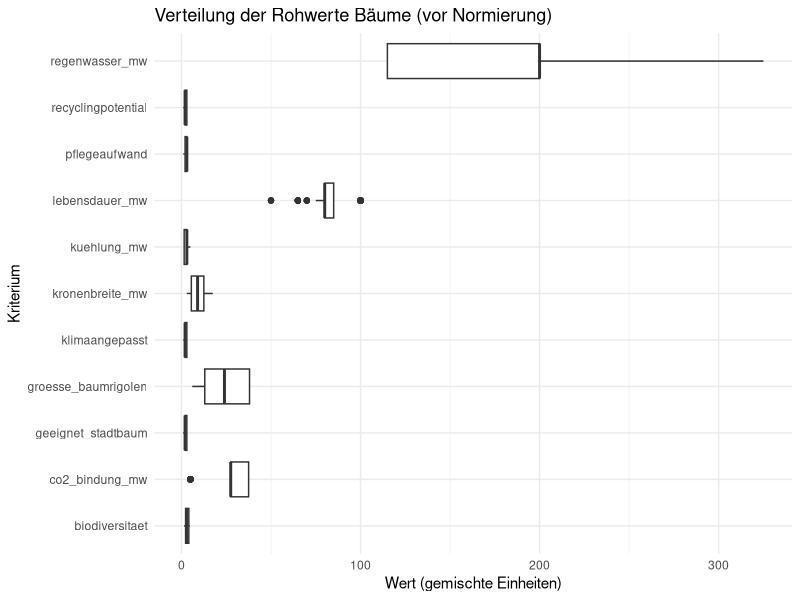
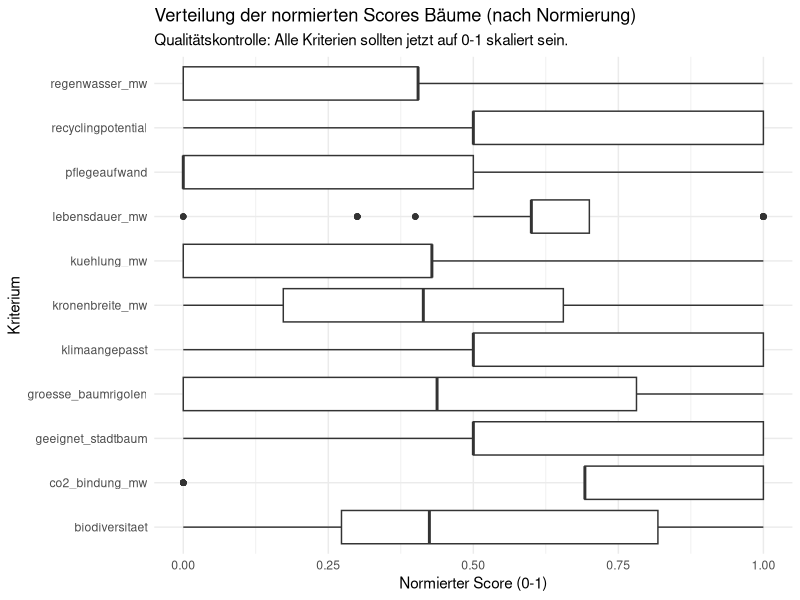
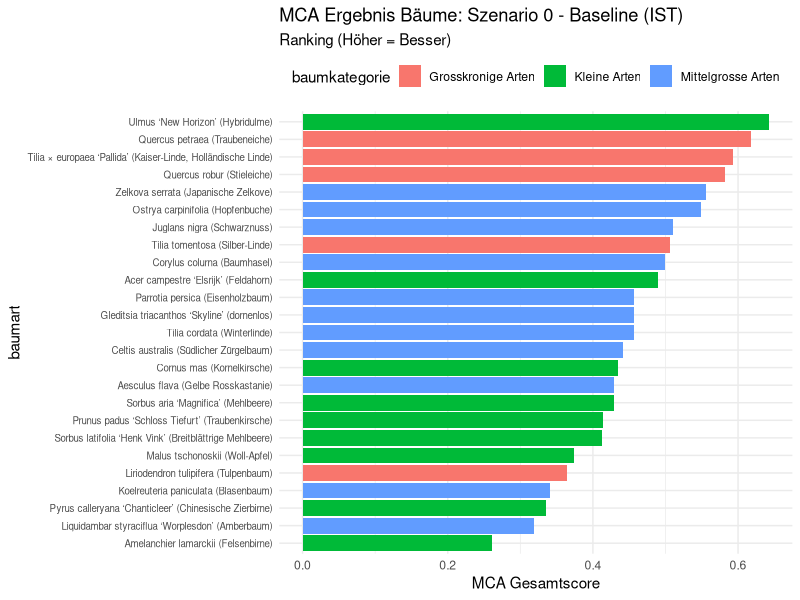
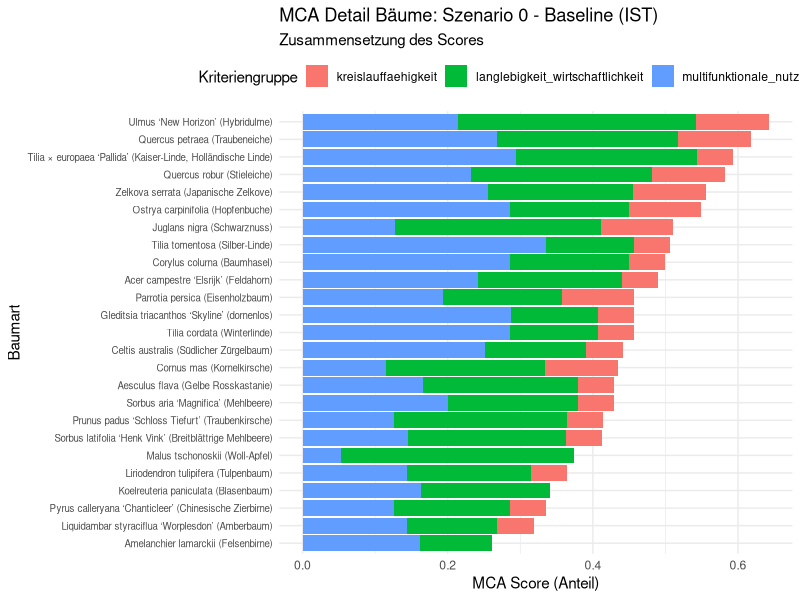
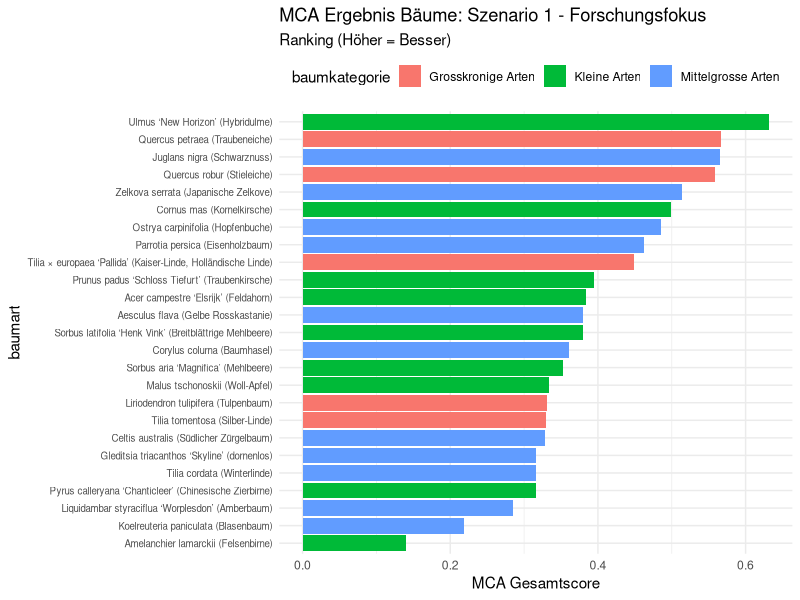
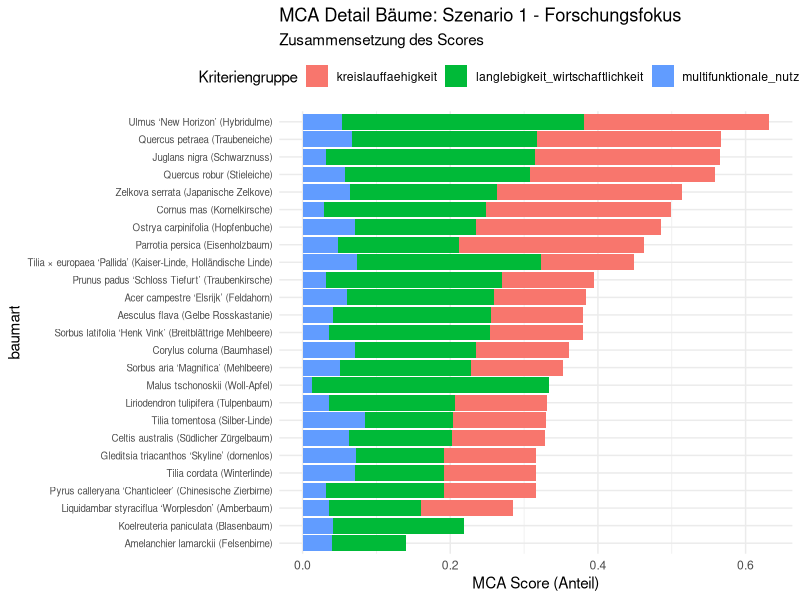
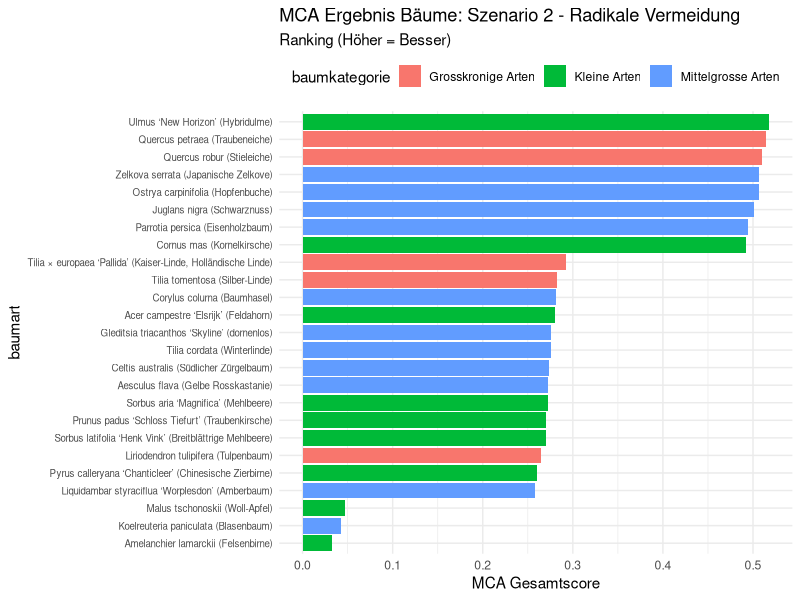
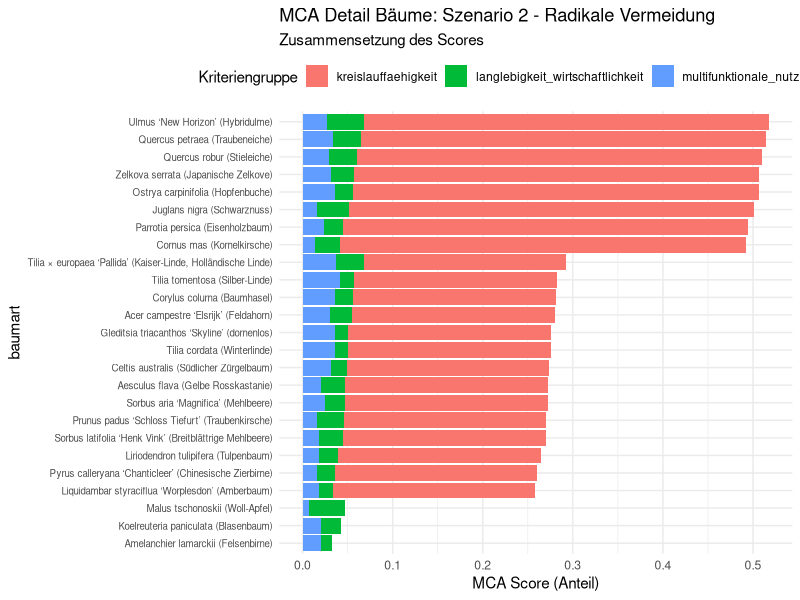

Recreate these plots in R, in order.
## ---- chunk 1
library(tidyverse)
library(readr)
library(ggplot2)
library(forcats)
library(tidytext)

# RAGG als Grafik-Gerät verwenden
options(quarto.graphics = "ragg")

## ---- chunk 2
# Liest die Rohdaten für die Bäume ein
df_baeume_raw <- read_delim(
  "01_data_input/Baeume_tidy.csv", delim = ";"
)

# Liest die Gewichtungen für alle vier Szenarien ein
weights_s0_raw <- read_delim(
  "01_data_input/Baeume_Gewichtung_Szenario0.csv",
  delim = ";"
)
weights_s1_raw <- read_delim(
  "01_data_input/Baeume_Gewichtung_Szenario1.csv",
  delim = ";"
)
weights_s2_raw <- read_delim(
  "01_data_input/Baeume_Gewichtung_Szenario2.csv",
  delim = ";"
)
weights_s3_raw <- read_delim(
  "01_data_input/Baeume_Gewichtung_Szenario3.csv",
  delim = ";"
)
## ---- chunk 3
# A. Bereinigung der Rohdaten (Baeume_tidy.csv)
# Wähle die relevanten Spalten aus
df_baeume <- df_baeume_raw %>%
  select(baumkategorie, baumart, lebensdauer_mw:recyclingpotential) 

# B. Bereinigung der Gewichtungen (ALLE SZENARIEN)
df_weights_s0 <- weights_s0_raw %>%
  mutate(szenario = "Szenario 0: Baseline (IST)")
df_weights_s1 <- weights_s1_raw %>%
  mutate(szenario = "Szenario 1: Forschungsfokus")
df_weights_s2 <- weights_s2_raw %>%
  mutate(szenario = "Szenario 2: Radikale Vermeidung")
df_weights_s3 <- weights_s3_raw %>%
  mutate(szenario = "Szenario 3: Radikaler Lebenszyklus")

# Zusammenführen zu einer Tabelle und Gesamtgewicht berechnen
df_weights <- bind_rows(df_weights_s0, df_weights_s1, df_weights_s2, df_weights_s3) %>%
  mutate(
    gewicht = group_weight * within_group_weight
  ) %>%
  rename(
    bewertungskategorie = criterion_id
  ) %>%
  select(szenario, bewertungskategorie, gewicht, group_id)

print("--- Finale Gewichtungs-Tabelle Bäume (df_weights) ---")
print(df_weights, n = 48) # 4 Szenarien * 12 Zeilen (11 Kriterien + 1 leere)



## ---- chunk 4
# 3.1 Wide-to-Long: Transformation der Rohdaten
df_baeume_long <- df_baeume %>%
  pivot_longer(
    # Nimmt alle Spalten von lebensdauer_mw bis recyclingpotential
    cols = c(lebensdauer_mw:recyclingpotential),
    # ------------------------------------
    names_to = "bewertungskategorie",
    values_to = "wert"
  )

# 3.2 JOIN: Verknüpfung mit Gewichtungstabelle
df_baeume_joined <- df_baeume_long %>%
  left_join(df_weights,
            by = "bewertungskategorie",
            relationship = "many-to-many"
  )
## ---- chunk 5
# Boxplot der Rohwerte für Bäume
plot_rohwerte_baeume <- ggplot(df_baeume_joined, aes(x = bewertungskategorie, y = wert)) +
  geom_boxplot() +
  coord_flip() +
  labs(
    title = "Verteilung der Rohwerte Bäume (vor Normierung)",
    x = "Kriterium",
    y = "Wert (gemischte Einheiten)"
  ) +
  theme_minimal()

print(plot_rohwerte_baeume)
ggsave("02_export/plots/check_01_rohwerte_verteilung_baeume.png", plot = plot_rohwerte_baeume, width = 10, height = 7)


## ---- chunk 6
# 5.1 Definieren: Welche Baum-Kriterien sind 'schlechter', wenn sie 'höher' sind?
kriterien_lower_is_better_baeume <- c(
  "pflegeaufwand",
  "groesse_baumrigolen"
)
# ----------------------------------

# 5.2 Min-Max-Skalierung (Normierung)

# 5.2a: Min/Max-Werte berechnen
df_baeume_with_minmax <- df_baeume_joined %>%
  filter(!is.na(wert)) %>%
  filter(!is.na(gewicht)) %>% # Ignoriert Kriterien ohne Gewicht (wie 'umweltbelastung')
  group_by(bewertungskategorie) %>%
  mutate(
    min_wert = min(wert, na.rm = TRUE),
    max_wert = max(wert, na.rm = TRUE)
  ) %>%
  ungroup()

# Überprüfung Min/Max
df_min_max_summary_baeume <- df_baeume_with_minmax %>%
  select(bewertungskategorie, min_wert, max_wert) %>%
  distinct()

print("--- Min/Max-Werte pro Baum-Kriterium ---")
print(df_min_max_summary_baeume)

# 5.2b: Skalierung auf 0-1 berechnen
df_baeume_normalized <- df_baeume_with_minmax %>%
  mutate(
    score_normiert = case_when(
      (max_wert - min_wert) == 0 ~ 1,
      !(bewertungskategorie %in% kriterien_lower_is_better_baeume) ~ (wert - min_wert) / (max_wert - min_wert),
      bewertungskategorie %in% kriterien_lower_is_better_baeume ~ 1 - ((wert - min_wert) / (max_wert - min_wert))
      )
    )
## ---- chunk 7
# Boxplot der normierten Scores für Bäume
plot_normiert_baeume <- ggplot(df_baeume_normalized, aes(x = bewertungskategorie, y = score_normiert)) +
  geom_boxplot() +
  coord_flip() +
  scale_y_continuous(limits = c(0, 1)) +
  labs(
    title = "Verteilung der normierten Scores Bäume (nach Normierung)",
    subtitle = "Qualitätskontrolle: Alle Kriterien sollten jetzt auf 0-1 skaliert sein.",
    x = "Kriterium",
    y = "Normierter Score (0-1)"
  ) +
  theme_minimal()

print(plot_normiert_baeume)
ggsave("02_export/plots/check_02_normierte_scores_baeume.png", plot = plot_normiert_baeume, width = 10, height = 7)

## ---- chunk 8
# 7.1 Berechnung des gewichteten Scores
df_mca_calculated_baeume <- df_baeume_normalized %>%
  mutate(
    MCA_score_kriterium = score_normiert * gewicht
  )

# 7.2 Aggregation pro Baum & Szenario
df_mca_total_baeume <- df_mca_calculated_baeume %>%
  group_by(szenario, baumkategorie, baumart) %>% # <-- Spaltennamen ggf. anpassen
  summarise(
    MCA_gesamtscore = sum(MCA_score_kriterium, na.rm = TRUE)
  ) %>%
  ungroup() %>%
  arrange(szenario, desc(MCA_gesamtscore))

print("--- MCA Gesamtergebnis Bäume (sortiert) ---")
print(df_mca_total_baeume, n = Inf) # n = Inf zeigt alle Zeilen

# ---
# 7.3 - Auswahl der Top 3 Bäume pro Szenario
# ---
N_BAEUME_AUSWAEHLEN <- 3

df_sieger_baeume <- df_mca_total_baeume %>%
  group_by(szenario) %>%
  slice_max(MCA_gesamtscore, n = N_BAEUME_AUSWAEHLEN) %>%
  ungroup() %>%
  arrange(szenario, desc(MCA_gesamtscore))

print(paste("--- Top", N_BAEUME_AUSWAEHLEN, "Bäume pro Szenario (für Artenvielfalt) ---"))
print(df_sieger_baeume, n = Inf)
# ----------------------------------------------------


## ---- chunk 9

#| label: fig-mca-plot-s0-lc
#| fig.width: 13
#| fig.height: 9
#| out.width: "95%"
#| dpi: 300

# --- Plot 1: Ranking ---
data_s0 <- df_mca_total_baeume %>% filter(szenario == "Szenario 0: Baseline (IST)")

plot_s0_rank <- ggplot(data_s0,
       aes(x = MCA_gesamtscore,
           y = fct_reorder(baumart, MCA_gesamtscore),
           fill = baumkategorie)) +
           # -------------------------------
  geom_col() +
  labs(
    title = "MCA Ergebnis Bäume: Szenario 0 - Baseline (IST)",
    subtitle = "Ranking (Höher = Besser)",
    x = "MCA Gesamtscore",
    y = "baumart",
    fill = "baumkategorie"
    # -------------------------------
  ) +
  theme_minimal() +
  theme(legend.position = "top", axis.text.y = element_text(size = 7))

print(plot_s0_rank)
ggsave("02_export/plots/mca_gesamtergebnis_s0_baeume.png",
       plot = plot_s0_rank, width = 13, height = 9, units = "in", dpi = 300)

# --- Plot 2: Stacked Detail ---
df_mca_groups_baeume_plot <- df_mca_calculated_baeume %>%
  group_by(szenario, baumkategorie, baumart, group_id) %>%
  summarise(gruppen_score = sum(MCA_score_kriterium, na.rm = TRUE), .groups = 'drop') %>%
  # Join mit df_mca_total_baeume 
  left_join(df_mca_total_baeume, by = c("szenario", "baumkategorie", "baumart"))

data_s0_groups <- df_mca_groups_baeume_plot %>% filter(szenario == "Szenario 0: Baseline (IST)")
# ---------------------------------------------

plot_s0_stack <- ggplot(data_s0_groups,
       aes(x = gruppen_score,
           y = fct_reorder(baumart, MCA_gesamtscore),
           fill = group_id)) +
           # -------------------------------
  geom_col(position = "stack") +
  labs(
    title = "MCA Detail Bäume: Szenario 0 - Baseline (IST)",
    subtitle = "Zusammensetzung des Scores",
    x = "MCA Score (Anteil)",
    y = "Baumart",
    fill = "Kriteriengruppe"
  ) +
  theme_minimal() +
  theme(legend.position = "top", axis.text.y = element_text(size = 7))

print(plot_s0_stack)
ggsave("02_export/plots/mca_detail_gruppen_s0_baeume.png",
       plot = plot_s0_stack, width = 13, height = 9, units = "in", dpi = 300)

## ---- chunk 10

#| label: fig-mca-plots-s1-lc
#| fig.width: 13
#| fig.height: 9
#| out.width: "95%"
#| dpi: 300

# --- Plot 1: Ranking ---
data_s1 <- df_mca_total_baeume %>% filter(szenario == "Szenario 1: Forschungsfokus")

plot_s1_rank <- ggplot(data_s1,
       aes(x = MCA_gesamtscore,
           y = fct_reorder(baumart, MCA_gesamtscore), # lc
           fill = baumkategorie)) + # lc
  geom_col() +
  labs(
    title = "MCA Ergebnis Bäume: Szenario 1 - Forschungsfokus",
    subtitle = "Ranking (Höher = Besser)",
    x = "MCA Gesamtscore", y = "baumart", fill = "baumkategorie" # lc
  ) +
  theme_minimal() +
  theme(legend.position = "top", axis.text.y = element_text(size = 7))

print(plot_s1_rank)
ggsave("02_export/plots/mca_gesamtergebnis_s1_baeume.png",
       plot = plot_s1_rank, width = 13, height = 9, units = "in", dpi = 300)

# --- Plot 2: Stacked Detail ---
data_s1_groups <- df_mca_groups_baeume_plot %>% filter(szenario == "Szenario 1: Forschungsfokus") # Uses df calculated above

plot_s1_stack <- ggplot(data_s1_groups,
       aes(x = gruppen_score,
           y = fct_reorder(baumart, MCA_gesamtscore), # lc
           fill = group_id)) +
  geom_col(position = "stack") +
  labs(
    title = "MCA Detail Bäume: Szenario 1 - Forschungsfokus",
    subtitle = "Zusammensetzung des Scores",
     x = "MCA Score (Anteil)", y = "baumart", fill = "Kriteriengruppe" # lc
  ) +
  theme_minimal() +
  theme(legend.position = "top", axis.text.y = element_text(size = 7))

print(plot_s1_stack)
ggsave("02_export/plots/mca_detail_gruppen_s1_baeume.png",
       plot = plot_s1_stack, width = 13, height = 9, units = "in", dpi = 300)
## ---- chunk 11
#| label: fig-mca-plots-s2-lc
#| fig.width: 13
#| fig.height: 9
#| out.width: "95%"
#| dpi: 300

# --- Plot 1: Ranking ---
data_s2 <- df_mca_total_baeume %>% filter(szenario == "Szenario 2: Radikale Vermeidung")

plot_s2_rank <- ggplot(data_s2,
       aes(x = MCA_gesamtscore,
           y = fct_reorder(baumart, MCA_gesamtscore), # lc
           fill = baumkategorie)) + # lc
  geom_col() +
  labs(
    title = "MCA Ergebnis Bäume: Szenario 2 - Radikale Vermeidung",
    subtitle = "Ranking (Höher = Besser)",
    x = "MCA Gesamtscore", y = "baumart", fill = "baumkategorie" # lc
  ) +
  theme_minimal() +
  theme(legend.position = "top", axis.text.y = element_text(size = 7))

print(plot_s2_rank)
ggsave("02_export/plots/mca_gesamtergebnis_s2_baeume.png",
       plot = plot_s2_rank, width = 13, height = 9, units = "in", dpi = 300)

# --- Plot 2: Stacked Detail ---
data_s2_groups <- df_mca_groups_baeume_plot %>% filter(szenario == "Szenario 2: Radikale Vermeidung") # Uses df calculated above

plot_s2_stack <- ggplot(data_s2_groups,
       aes(x = gruppen_score,
           y = fct_reorder(baumart, MCA_gesamtscore), # lc
           fill = group_id)) +
  geom_col(position = "stack") +
  labs(
    title = "MCA Detail Bäume: Szenario 2 - Radikale Vermeidung",
    subtitle = "Zusammensetzung des Scores",
    x = "MCA Score (Anteil)", y = "baumart", fill = "Kriteriengruppe" # lc
  ) +
  theme_minimal() +
  theme(legend.position = "top", axis.text.y = element_text(size = 7))

print(plot_s2_stack)
ggsave("02_export/plots/mca_detail_gruppen_s2_baeume.png",
       plot = plot_s2_stack, width = 13, height = 9, units = "in", dpi = 300)
## ---- chunk 12

#| label: fig-mca-plots-s3-lc
#| fig.width: 13
#| fig.height: 9
#| out.width: "95%"
#| dpi: 300

# --- Plot 1: Ranking ---
data_s3 <- df_mca_total_baeume %>% filter(szenario == "Szenario 3: Radikaler Lebenszyklus")

plot_s3_rank <- ggplot(data_s3,
       aes(x = MCA_gesamtscore,
           y = fct_reorder(baumart, MCA_gesamtscore), # lc
           fill = baumkategorie)) + # lc
  geom_col() +
  labs(
    title = "MCA Ergebnis Bäume: Szenario 3 - Radikaler Lebenszyklus",
    subtitle = "Ranking (Höher = Besser)",
     x = "MCA Gesamtscore", y = "Baumart", fill = "Baumkategorie" # lc
  ) +
  theme_minimal() +
  theme(legend.position = "top", axis.text.y = element_text(size = 7))

print(plot_s3_rank)
ggsave("02_export/plots/mca_gesamtergebnis_s3_baeume.png",
       plot = plot_s3_rank, width = 13, height = 9, units = "in", dpi = 300)

# --- Plot 2: Stacked Detail ---
data_s3_groups <- df_mca_groups_baeume_plot %>% filter(szenario == "Szenario 3: Radikaler Lebenszyklus") # Uses df calculated above

plot_s3_stack <- ggplot(data_s3_groups,
       aes(x = gruppen_score,
           y = fct_reorder(baumart, MCA_gesamtscore), # lc
           fill = group_id)) +
  geom_col(position = "stack") +
  labs(
    title = "MCA Detail Bäume: Szenario 3 - Radikaler Lebenszyklus",
    subtitle = "Zusammensetzung des Scores",
     x = "MCA Score (Anteil)", y = "Baumart", fill = "Kriteriengruppe" # lc
  ) +
  theme_minimal() +
  theme(legend.position = "top", axis.text.y = element_text(size = 7))

print(plot_s3_stack)
ggsave("02_export/plots/mca_detail_gruppen_s3_baeume.png",
       plot = plot_s3_stack, width = 13, height = 9, units = "in", dpi = 300)
